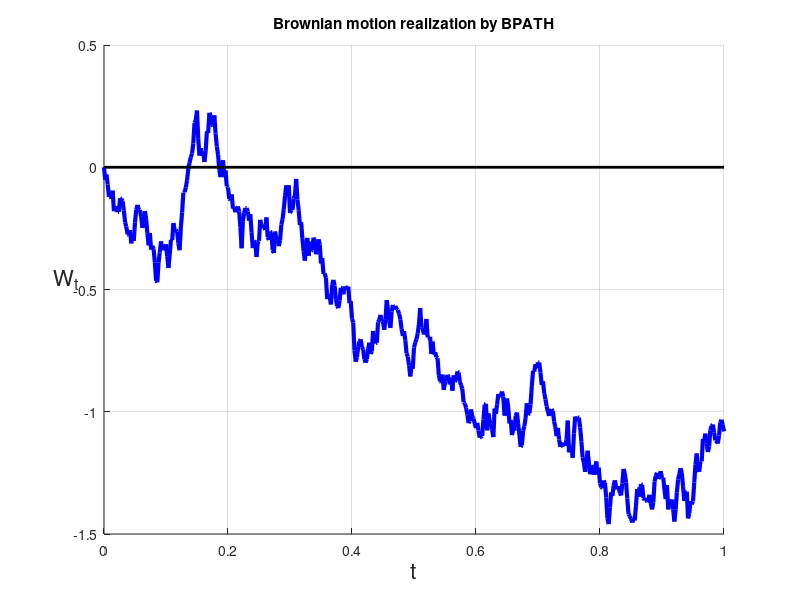

Recreate this plot in MATLAB.
function bpath ( seed )

%*****************************************************************************80
%
%% BPATH performs a Brownian path simulation.
%
%  Discussion:
%
%    This routine computes one simulation of discretized Brownian 
%    motion over the time interval [0,1] using 500 time steps.
%    The user specifies a random number seed.  Different values of
%    the seed will result in different realizations of the path.
%
%  Modified:
%
%    26 September 2006
%
%  Author:
%
%    Desmond Higham
%
%  Reference:
%
%    Desmond Higham,
%    An Algorithmic Introduction to Numerical Simulation of
%    Stochastic Differential Equations,
%    SIAM Review,
%    Volume 43, Number 3, September 2001, pages 525-546.
%
%  Parameters:
%
%    Input/output, integer SEED, a seed for the random number generator.
%    The default value is 123456789.
%
  fprintf ( 1, '\n' );
  fprintf ( 1, 'BPATH\n' );
  fprintf ( 1, '  Brownian path simulation\n' );

  if ( nargin < 1 )
    seed = 123456789;
    fprintf ( 1, '  Using default value of SEED = %d\n', seed );
  end
%
%  Initialize the random number generator.
%
  rng ( seed )

  tmax = 1.0; 
  n = 500; 
  dt = tmax / n;
%
%  Begin timing.
%
  tic
%
%  Define the increments dW.
%
  dw = sqrt ( dt ) * randn ( 1, n );
%
%  W is the sum of the previous increments.
%
%  MATLAB does not allow zero-based indexing.
%  Otherwise, we would set W(0) = 0.  We
%  can fake it with a variable called W0, however!
%
  w = zeros(1,n);

  w0 = 0.0;
  
  for j = 1 : n

    if ( j == 1 )
      w(j) = w0 + dw(j);
    else
      w(j) = w(j-1) + dw(j); 
    end

  end
%
%  End timing.
%
  toc
%
%  Plot t, W(t).
%
  clf
  hold on
  plot ( [0:dt:tmax], [w0,w], 'LineWidth', 3, 'Color', 'b' )
  plot ( [0, tmax], [0.0, 0.0], 'LineWidth', 2, 'Color', 'k' )
  grid on
  title ( 'Brownian motion realization by BPATH' )
  xlabel ( 't', 'FontSize', 16 ) 
  ylabel ( 'W_t', 'FontSize', 16, 'Rotation', 0 )
  hold off

  filename = 'bpath.png';
  print ( '-dpng', filename );
  fprintf ( 1, '\n' );
  fprintf ( 1, '  Plot stored as "%s"\n', filename );

  return
end
